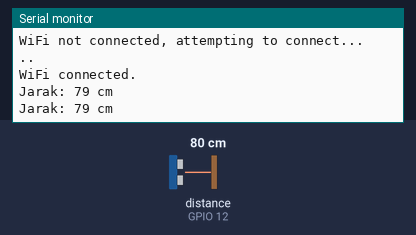
A sketch run on a simulated ESP32. Shown: the last lines printed to the serial monitor. Wiring (inferred from the names in the program): ultrasonic range finder: trigger GPIO 13; echo GPIO 12. Inputs (shaded band) come from the test bench; at power-on: distance to the obstacle (sensor on GPIO 12) 80 cm. The echo pulse lasts 58.3 µs per cm; WiFi joins after 1.5 s; servers stay silent unless stated.

Above: at 3.5 s.
3.6 s: distance to the obstacle (sensor on GPIO 12) set to 2 cm
At 4.9 s:
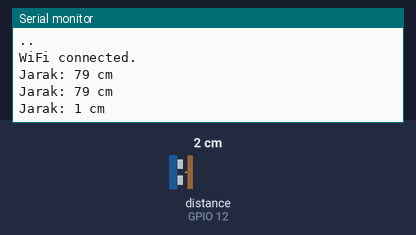
5.1 s: distance to the obstacle (sensor on GPIO 12) set to 4 cm
At 6.1 s:
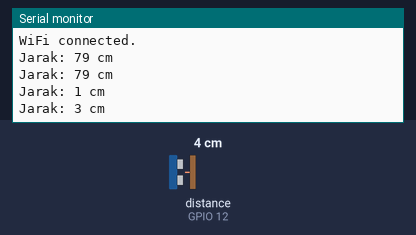
Timing chart, 0 to 8.1 s (numbered marks = the images above; inputs shaded):
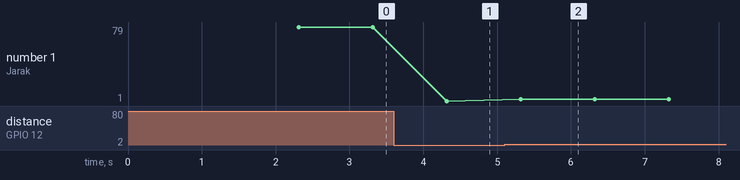

The sketch:

HC-SR04.ino
```cpp
#define BLYNK_TEMPLATE_ID "TMPL6pUAiNpOi"
#define BLYNK_TEMPLATE_NAME "Smart Home"
#define BLYNK_AUTH_TOKEN "uhY1Cma3_6hFso6kWMFb_wokQ8Sk3CL3"
#include <DHT.h>
#include <DHT_U.h>
#include <WiFi.h>
#include <WiFiClient.h>
#include <BlynkSimpleEsp32.h>

// Your Wi-Fi credentials
char ssid[] = "LABRPS";
char pass[] = "Komputer0000";

// Definisikan pin yang digunakan untuk trigger dan echo
const int trigPin = 13;
const int echoPin = 12;

// Variabel untuk menyimpan waktu perjalanan gelombang ultrasonik
long duration;

void checkWiFi() {
  if (WiFi.status() != WL_CONNECTED) {
    Serial.println("WiFi not connected, attempting to connect...");
    WiFi.begin(ssid, pass);
    while (WiFi.status() != WL_CONNECTED) {
      delay(1000);
      Serial.print(".");
    }
    Serial.println("\nWiFi connected.");
  }
}

void setup() {
  // Mulai komunikasi serial dengan kecepatan 9600 bps
  Serial.begin(9600);

  // Set pin trigPin sebagai output
  pinMode(trigPin, OUTPUT);
  // Set pin echoPin sebagai input
  pinMode(echoPin, INPUT);

  // Hubungkan ke Wi-Fi dan Blynk
  checkWiFi();
  Blynk.begin(BLYNK_AUTH_TOKEN, ssid, pass);
}

void loop() {
  checkWiFi();
  Blynk.run();

  // Kirimkan sinyal ultrasonik
  digitalWrite(trigPin, LOW);
  delayMicroseconds(2);
  digitalWrite(trigPin, HIGH);
  delayMicroseconds(10);
  digitalWrite(trigPin, LOW);

  // Baca waktu perjalanan gelombang
  duration = pulseIn(echoPin, HIGH);

  // Hitung jarak berdasarkan waktu perjalanan
  unsigned int distance = duration * 0.034 / 2;

  // Kirim data jarak ke Blynk
  Blynk.virtualWrite(V0, distance);  // Gunakan V0 sebagai widget display di aplikasi Blynk

  // Tampilkan jarak dalam centimeter
  Serial.print("Jarak: ");
  Serial.print(distance);
  Serial.println(" cm");

  // Tunggu sejenak sebelum mengukur kembali
  delay(1000);
}
```

Measured:
- after the input at 3.6 s, the serial monitor: prints a new line after 0.72 s (image 1)
- after the input at 5.1 s, the serial monitor: prints a new line after 0.22 s (image 2)
- plotted number 1: 79 → 1 after the input at 3.6 s, 1 → 3 after the input at 5.1 s
